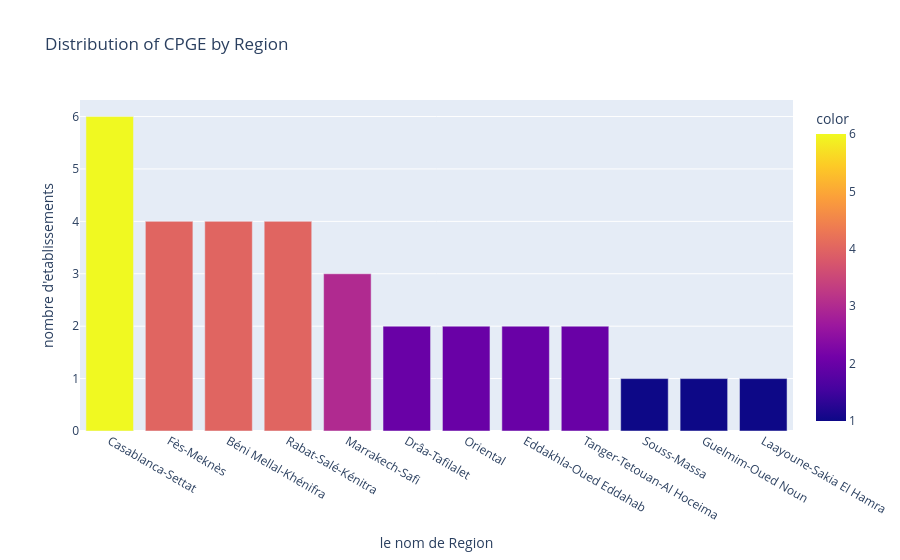

Notebook code for this chart:
### Code cell
fig = px.bar(dt['region'].value_counts(), 
             x=dt['region'].value_counts().index, 
             y=dt['region'].value_counts().values, 
             color=dt['region'].value_counts().values, 
             labels={'x':'Region', 'y':'Count'}, 
             title='Distribution of CPGE by Region')

fig.update_layout(xaxis_title='le nom de Region ', 
                  yaxis_title='nombre d\'etablissements')

fig.show()

### Figure 1 — Plotly figure (JSON) as saved in the notebook; plotly's stock layout.template omitted (floating-point values rounded to 4 significant figures)
{"data": [{"hovertemplate": "Region=%{x}<br>Count=%{y}<br>color=%{marker.color}<extra></extra>", "legendgroup": "", "marker": {"color": [6, 4, 4, 4, 3, 2, 2, 2, 2, 1, 1, 1], "coloraxis": "coloraxis", "pattern": {"shape": ""}}, "name": "", "orientation": "v", "showlegend": false, "textposition": "auto", "type": "bar", "x": ["Casablanca-Settat", "Fès-Meknès", "Béni Mellal-Khénifra", "Rabat-Salé-Kénitra", "Marrakech-Safi", "Drâa-Tafilalet", "Oriental", "Eddakhla-Oued Eddahab", "Tanger-Tetouan-Al Hoceima", "Souss-Massa", "Guelmim-Oued Noun", "Laayoune-Sakia El Hamra"], "xaxis": "x", "y": [6, 4, 4, 4, 3, 2, 2, 2, 2, 1, 1, 1], "yaxis": "y"}], "layout": {"barmode": "relative", "coloraxis": {"colorbar": {"title": {"text": "color"}}, "colorscale": [[0, "#0d0887"], [0.1111, "#46039f"], [0.2222, "#7201a8"], [0.3333, "#9c179e"], [0.4444, "#bd3786"], [0.5556, "#d8576b"], [0.6667, "#ed7953"], [0.7778, "#fb9f3a"], [0.8889, "#fdca26"], [1, "#f0f921"]]}, "legend": {"tracegroupgap": 0}, "title": {"text": "Distribution of CPGE by Region"}, "xaxis": {"anchor": "y", "domain": [0, 1], "title": {"text": "le nom de Region "}}, "yaxis": {"anchor": "x", "domain": [0, 1], "title": {"text": "nombre d'etablissements"}}}}
